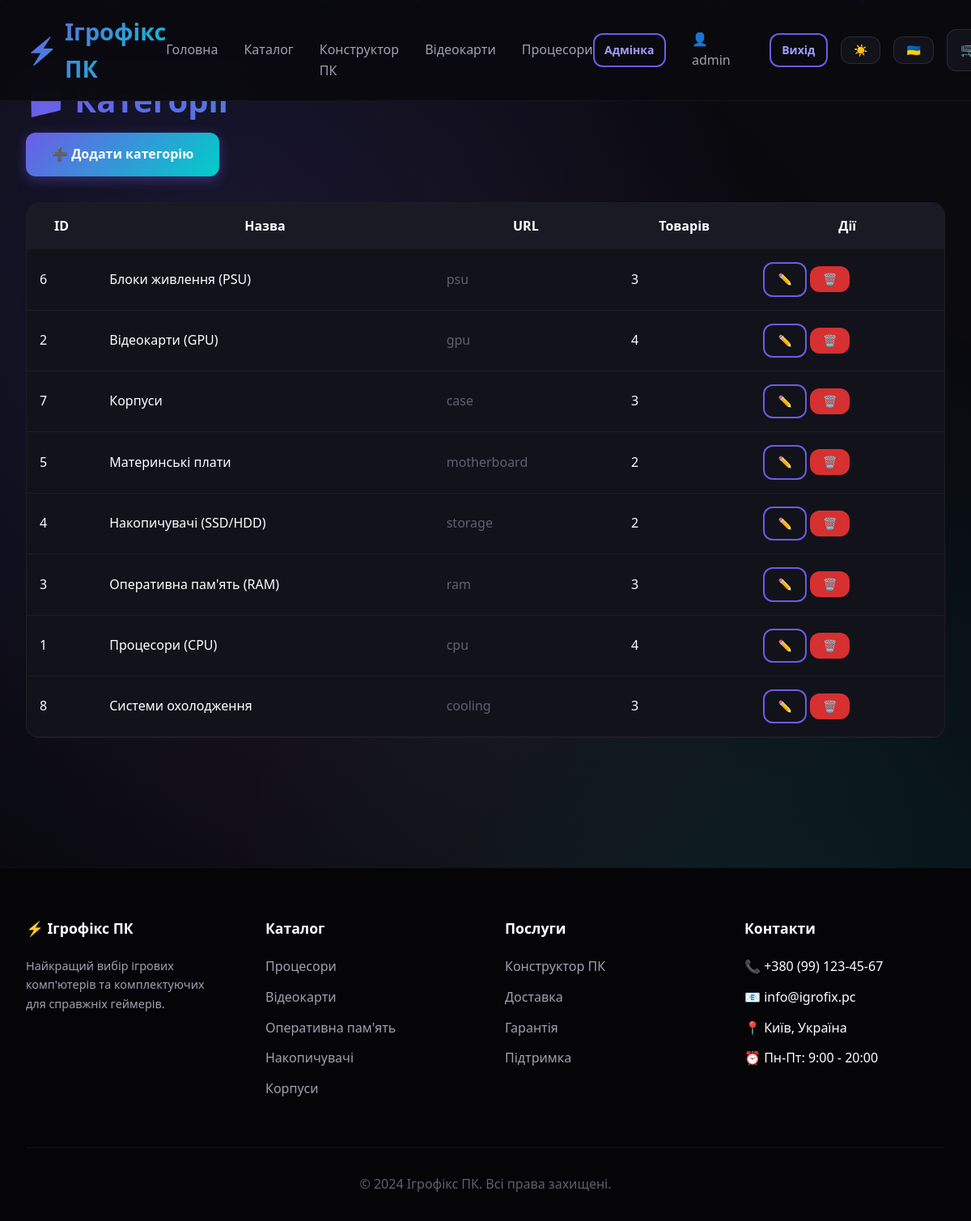
The app's page /admin/categories (signed in) with its own data.
### models.py (models this page shows, shortened)
class User(UserMixin, db.Model):
    __tablename__ = 'users'
    id = db.Column(db.Integer, primary_key=True)
    username = db.Column(db.String(80), unique=True, nullable=False)
    email = db.Column(db.String(120), unique=True, nullable=False)
    password_hash = db.Column(db.String(255), nullable=False)
    role = db.Column(db.String(20), default='client')  # guest, client, admin
    avatar = db.Column(db.String(200), default='default-avatar.png')
    created_at = db.Column(db.DateTime, default=datetime.utcnow)
    configurations = db.relationship('Configuration', backref='user', lazy=True, cascade='all, delete-orphan')
    orders = db.relationship('Order', backref='user', lazy=True, cascade='all, delete-orphan')
    def is_admin(self):
        return self.role == 'admin'

class Category(db.Model):
    __tablename__ = 'categories'
    id = db.Column(db.Integer, primary_key=True)
    name = db.Column(db.String(100), nullable=False)
    slug = db.Column(db.String(100), unique=True, nullable=False)
    description = db.Column(db.Text)
    icon = db.Column(db.String(50), default='cpu')
    image = db.Column(db.String(200))
    created_at = db.Column(db.DateTime, default=datetime.utcnow)
    products = db.relationship('Product', backref='category', lazy=True)

### app.py (the view)
@app.route('/admin/categories')
@admin_required
def admin_categories():
    categories = Category.query.order_by(Category.name).all()
    return render_template('admin/categories.html', categories=categories)

### app.py (called while the page is built)
@login_manager.user_loader
def load_user(user_id):
    return User.query.get(int(user_id))

### utils.py (called while the page is built)
def admin_required(f):
    @wraps(f)
    def decorated_function(*args, **kwargs):
        if not current_user.is_authenticated:
            flash('Будь ласка, увійдіть в систему', 'warning')
            return redirect(url_for('login'))
        if not current_user.is_admin():
            flash('У вас немає прав для доступу до цієї сторінки', 'danger')
            return redirect(url_for('index'))
        return f(*args, **kwargs)
    return decorated_function

### templates/admin/categories.html (shortened to what this page needs)
{% extends "base.html" %}
{% block content %}
<section class="section" style="padding-top: 100px;">
    <div class="container">
        <h1 class="section-title">📁 Категорії</h1>
        <a href="{{ url_for('admin_add_category') }}" class="btn btn-primary mb-4">➕ Додати категорію</a>
        <div class="card" style="padding: 0;">
            <table style="width: 100%; border-collapse: collapse;">
                <thead style="background: var(--card-bg-hover);">
                    <tr>
                        <th style="padding: 1rem;">ID</th>
                        <th style="padding: 1rem;">Назва</th>
                        <th style="padding: 1rem;">URL</th>
                        <th style="padding: 1rem;">Товарів</th>
                        <th style="padding: 1rem;">Дії</th>
                    </tr>
                </thead>
                <tbody>
                    {% for category in categories %}
                    <tr style="border-bottom: 1px solid rgba(255,255,255,0.05);">
                        <td style="padding: 1rem;">{{ category.id }}</td>
                        <td style="padding: 1rem;">{{ category.name }}</td>
                        <td style="padding: 1rem; color: var(--text-muted);">{{ category.slug }}</td>
                        <td style="padding: 1rem;">{{ category.products|length }}</td>
                        <td style="padding: 1rem;">
                            <a href="{{ url_for('admin_edit_category', category_id=category.id) }}" class="btn btn-secondary btn-sm">✏️</a>
                            <form method="POST" action="{{ url_for('admin_delete_category', category_id=category.id) }}" style="display: inline;" onsubmit="return confirm('Ви впевнені?')">
                                <button type="submit" class="btn btn-danger btn-sm">🗑️</button>
                            </form>
                        </td>
                    </tr>
                    {% endfor %}
                </tbody>
            </table>
        </div>
    </div>
</section>
{% endblock %}

### templates/base.html (shortened to what this page needs)
<!DOCTYPE html>
<html lang="uk">
<head>
    <link rel="stylesheet" href="{{ url_for('static', filename='css/style.css') }}">
    <link rel="stylesheet" href="{{ url_for('static', filename='css/animations.css') }}">
</head>
<body>
    <div class="particles-container" id="particlesContainer"></div>
    <nav class="navbar" id="navbar">
        <div class="navbar-content">
            <a href="{{ url_for('index') }}" class="logo">
                <span class="logo-icon">⚡</span>
                <span>Ігрофікс ПК</span>
            </a>
            <ul class="nav-links">
                <li><a href="{{ url_for('index') }}" class="nav-link {% if request.endpoint == 'index' %}active{% endif %}" data-i18n="home">Головна</a></li>
                <li><a href="{{ url_for('catalog') }}" class="nav-link {% if request.endpoint == 'catalog' %}active{% endif %}" data-i18n="catalog">Каталог</a></li>
                <li><a href="{{ url_for('builder') }}" class="nav-link {% if request.endpoint == 'builder' %}active{% endif %}" data-i18n="builder">Конструктор ПК</a></li>
                <li><a href="{{ url_for('catalog', slug='gpu') }}" class="nav-link">Відеокарти</a></li>
                <li><a href="{{ url_for('catalog', slug='cpu') }}" class="nav-link">Процесори</a></li>
            </ul>
            <div class="nav-actions">
                {% if current_user.is_authenticated %}
                    {% if current_user.is_admin() %}
                        <a href="{{ url_for('admin') }}" class="btn btn-secondary btn-sm">Адмінка</a>
                    {% endif %}
                    <a href="{{ url_for('profile') }}" class="nav-link">
                        <span>👤</span> {{ current_user.username }}
                    </a>
                    <a href="{{ url_for('logout') }}" class="btn btn-secondary btn-sm">Вихід</a>
                {% else %}
                    <a href="{{ url_for('login') }}" class="btn btn-secondary btn-sm">Вхід</a>
                    <a href="{{ url_for('register') }}" class="btn btn-primary btn-sm">Реєстрація</a>
                {% endif %}
                <button id="themeToggle" class="btn btn-secondary btn-sm theme-btn" title="Перемкнути тему" data-i18n-title="Toggle theme">
                    <span class="theme-icon">🌙</span>
                </button>
                <button id="langToggle" class="btn btn-secondary btn-sm lang-btn" title="🇺🇦 Українська / 🇺🇸 English">
                    <span id="langIcon">🇺🇦</span>
                </button>
                <a href="{{ url_for('cart') }}" class="cart-btn" id="cartBtn">
                    <span>🛒</span>
                </a>
            </div>
        </div>
    </nav>
    <main>
        {% block content %}{% endblock %}
    </main>
    <footer class="footer">
        <div class="container">
            <div class="footer-grid">
                <div class="footer-section">
                    <h4>⚡ Ігрофікс ПК</h4>
                    <p style="color: var(--text-secondary); font-size: 0.9rem;">
                        Найкращий вибір ігрових комп'ютерів та комплектуючих для справжніх геймерів.
                    </p>
                </div>
                <div class="footer-section">
                    <h4>Каталог</h4>
                    <ul class="footer-links">
                        <li><a href="{{ url_for('catalog', slug='cpu') }}">Процесори</a></li>
                        <li><a href="{{ url_for('catalog', slug='gpu') }}">Відеокарти</a></li>
                        <li><a href="{{ url_for('catalog', slug='ram') }}">Оперативна пам'ять</a></li>
                        <li><a href="{{ url_for('catalog', slug='storage') }}">Накопичувачі</a></li>
                        <li><a href="{{ url_for('catalog', slug='case') }}">Корпуси</a></li>
                    </ul>
                </div>
                <div class="footer-section">
                    <h4>Послуги</h4>
                    <ul class="footer-links">
                        <li><a href="{{ url_for('builder') }}">Конструктор ПК</a></li>
                        <li><a href="#">Доставка</a></li>
                        <li><a href="#">Гарантія</a></li>
                        <li><a href="#">Підтримка</a></li>
                    </ul>
                </div>
                <div class="footer-section">
                    <h4>Контакти</h4>
                    <ul class="footer-links">
                        <li>📞 +380 (99) 123-45-67</li>
                        <li>📧 info@igrofix.pc</li>
                        <li>📍 Київ, Україна</li>
                        <li>⏰ Пн-Пт: 9:00 - 20:00</li>
                    </ul>
                </div>
            </div>
            <div class="footer-bottom">
                <p>&copy; 2024 Ігрофікс ПК. Всі права захищені.</p>
            </div>
        </div>
    </footer>
</body>
</html>

### static/css/animations.css (style rules this page uses)
.particles-container { position: fixed; top: 0; left: 0; width: 100%; height: 100%; pointer-events: none; z-index: -1; overflow: hidden; }

### records on screen
User: username "admin"
Category: id "6", name "Блоки живлення (PSU)", slug "psu", products|length "3"
Category: id "2", name "Відеокарти (GPU)", slug "gpu", products|length "4"
Category: id "7", name "Корпуси", slug "case", products|length "3"
Category: id "5", name "Материнські плати", slug "motherboard", products|length "2"
Category: id "4", name "Накопичувачі (SSD/HDD)", slug "storage", products|length "2"
Category: id "3", name "Оперативна пам'ять (RAM)", slug "ram", products|length "3"
Category: id "1", name "Процесори (CPU)", slug "cpu", products|length "4"
Category: id "8", name "Системи охолодження", slug "cooling", products|length "3"
